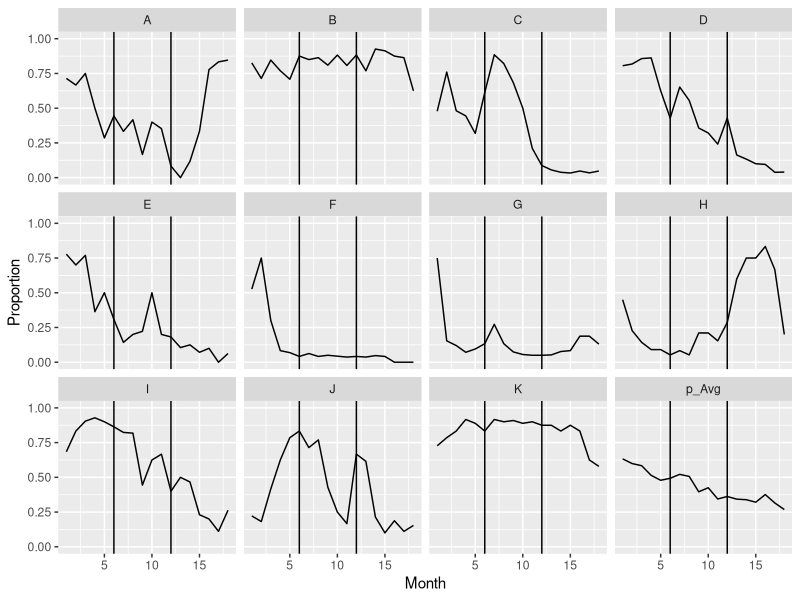
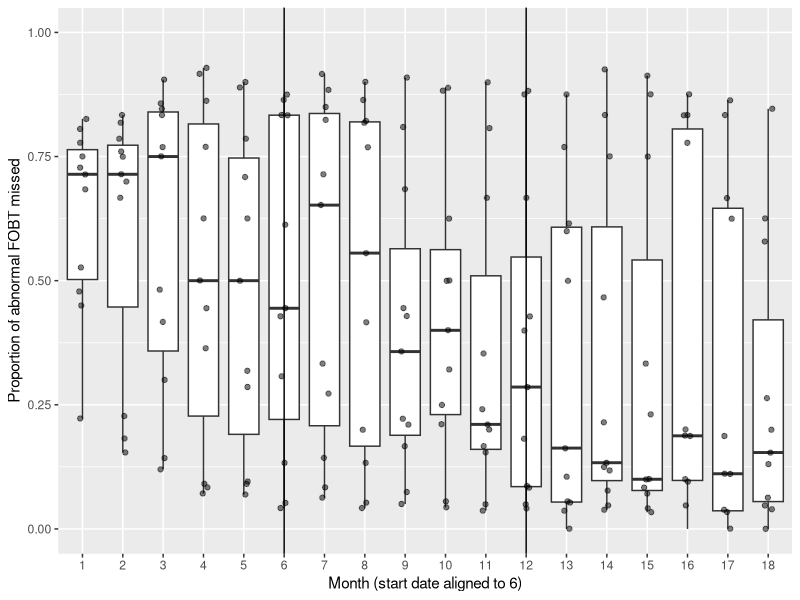

Write the R code that produced these figures, in order.
## ---- chunk 1
library(ggplot2)
library(tidyr)
library(dplyr)
library(knitr)
library(here)
## ---- chunk 2
x_to_proportion <- function(x) { 
  0.5 + atan(x) / pi
  # max slope = 1/pi = 0.32, at x=0.
  # going up by 1 makes proportion go about 0.5 to 0.75
  # x up by 0.03 makes p go to 0.51
}

proportion_to_x <- function(proportion) { 
  tan(pi * (proportion - 0.5))
}

next_proportion <- function(current_proportion) {  # returns simple numeric
  current_x <- proportion_to_x(current_proportion)
  new_x <- current_x + rnorm(1) - 0.1  # decrease a little each month
  x_to_proportion(new_x)
}

extend_by_one <- function(proportion_vec) {  # returns numeric vector
  val_to_add <- next_proportion(tail(proportion_vec, n=1))
  c(proportion_vec, val_to_add)
}

generate_run <- function(n) {  # returns numeric vector of length n
  my_run <- c(next_proportion(0.6))  # starting value
  for (i in 2:n) {
    my_run <- extend_by_one(my_run)
  }
  my_run
}

generate_etrigger_data <- function(number_sites, months_per_site) {  # returns data frame
  result <- generate_run(months_per_site)
  site_labels <- rep(LETTERS[1], months_per_site)
  timepoints <- 1:months_per_site
  for (i in 2:number_sites) {
    result <- c(result, generate_run(months_per_site))
    site_labels <- c(site_labels, rep(LETTERS[i], months_per_site))
    timepoints <- c(timepoints, 1:months_per_site)
  }
  data.frame(Proportion_raw = result, Site = site_labels, Month = timepoints)
}
## ---- chunk 3
n_sites <- 11
last_prework_month <- 6
n_action <- 6
n_sustain <- 6
last_action_month <- last_prework_month + n_action
months_per_site <- last_action_month + n_sustain

set.seed(123423)

X_continuous <- generate_etrigger_data(n_sites, months_per_site)

## ---- chunk 4
expected_n = data.frame(
  Site = LETTERS[1: n_sites],
  expected = runif(n_sites, 9, 30)  # Sites usually 9 to 30 abnormal tests per mo.
)

rpois_vec <- Vectorize(rpois, 'lambda')

inner_join(X_continuous, expected_n, by='Site') %>%
  mutate(
    Denominator = rpois_vec(1, expected),
    Numerator = round(Denominator * Proportion_raw),
    Proportion = Numerator / Denominator,
    Phase = case_when(
      Month <= 3 ~ 'baseline',
      Month <= last_prework_month ~ 'prework',
      Month <= last_action_month ~ 'action',
      TRUE ~ 'sustain'
    ),
    Cohort = case_when(
      Site %in% c('A', 'B', 'C', 'D') ~ 1,
      Site %in% c('E', 'F', 'G', 'H') ~ 2,
      TRUE ~ 3,
    )
  ) %>%
  select(Cohort, Site, Month, Phase, Numerator, Denominator, Proportion) -> X
## ---- chunk 5
X %>%
  group_by(Month) %>%
  summarise(Proportion = mean(Proportion)) %>%
  mutate(Site='p_Avg') ->
  averaged
site_data_with_average <- bind_rows(X, averaged)
## ---- chunk 6
  ggplot(site_data_with_average, aes(Month, Proportion)) +
    geom_line() +
    geom_vline(xintercept = last_prework_month) +
    geom_vline(xintercept = last_action_month) +
    ylim(0,1) +
    facet_wrap(vars(Site))
## ---- chunk 7
head(X, 18+5) %>% kable()

output_filename <- 'fake_data.csv'
write.csv(X, file=here(output_filename), row.names = FALSE)
Xrows = dim(X)[1]
Xcols = dim(X)[2]
## ---- chunk 8
site_data_with_average %>%
  filter(Site != 'p_Avg') %>%
  ggplot(aes(as.factor(Month), Proportion)) +
    geom_boxplot() +
    geom_jitter(width = 0.1, alpha = 0.5) +
    geom_vline(xintercept = last_prework_month) +
    geom_vline(xintercept = last_action_month) +
    ylim(0,1) +
    labs(y="Proportion of abnormal FOBT missed", x='Month (start date aligned to 6)')
